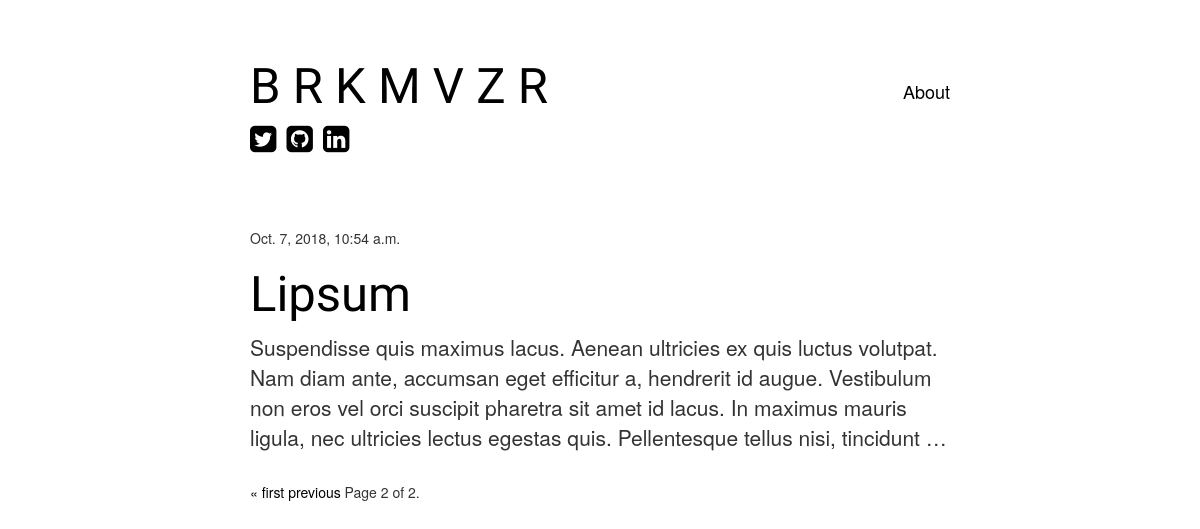
Screenshot of /?page=2 with the database file from the repository.
### blog/models.py (models this page shows, shortened)
class Post(models.Model):
    author = models.ForeignKey('auth.User', on_delete=models.CASCADE)
    title = models.CharField(max_length=200)
    text = models.TextField()
    created_date = models.DateTimeField(
                   default=timezone.now)
    published_date = models.DateTimeField(
                     blank=True, null=True)

### blog/views.py (the view)
# urls.py: path('', views.post_list, name='post_list'),
def post_list(request):
    posts_list = Post.objects.all()
    paginator = Paginator(posts_list, 5)
    page = request.GET.get('page')
    posts = paginator.get_page(page)
    return render(request, 'blog/post_list.html', {'posts': posts})

### blog/templates/blog/post_list.html (shortened to what this page needs)
{% extends 'base.html' %}
{% block content %}
    {% for post in posts %}
        <div class="post">
            <div class="date">
                <p>{{ post.published_date }}</p>
            </div>
            <h1><a href="{% url 'post_detail' pk=post.pk %}">{{ post.title }}</a></h1>
            <p class="post-summary">{{ post.text|linebreaksbr|truncatechars:300 }}</p>
        </div>
    {% endfor %}
    <div class="pagination">
        <span class="step-links">
            {% if posts.has_previous %}
                <a href="?page=1">&laquo; first</a>
                <a href="?page={{ posts.previous_page_number }}">previous</a>
            {% endif %}
            <span class="current">
                Page {{ posts.number }} of {{ posts.paginator.num_pages }}.
            </span>
        </span>
    </div>
{% endblock %}

### blog/static/css/blogtwo.css (style rules this page uses)
body { text-align: center; }
.post { margin-top: 8vh; }
h1 { color:black; font-size: 3.5em; font-family: 'Jua', sans-serif; }
a { color: black; }
.post-summary { font-size: 1.5em; }

### rows the page displays
Post: published_date "Oct. 7, 2018, 10:54 a.m.", title "Lipsum", text "Suspendisse quis maximus lacus. Aenean ultricies ex quis luctus volutpat. Nam diam ante, accumsan eget efficitur a, hendrerit id augue. Vestibulum non eros vel orci suscipit pharetra sit amet id lacus. In maximus mauris ligula, nec ultricies lectus egestas quis. Pellentesque tellus nisi, tincidunt …"

### other values shown
{{ posts.number }} "2"
{{ posts.paginator.num_pages }} "2"
